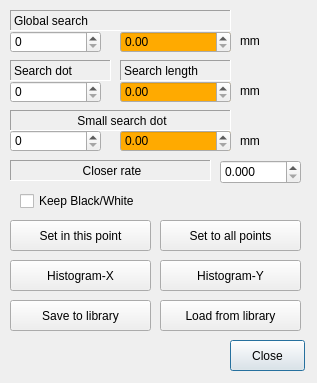
<?xml version="1.0" encoding="UTF-8"?>
<ui version="4.0">
 <class>AdjustAlignmentFlexAreaForm</class>
 <widget class="QWidget" name="AdjustAlignmentFlexAreaForm">
  <property name="geometry">
   <rect>
    <x>0</x>
    <y>0</y>
    <width>317</width>
    <height>383</height>
   </rect>
  </property>
  <property name="windowTitle">
   <string>Form</string>
  </property>
  <widget class="QPushButton" name="pushButtonClose">
   <property name="geometry">
    <rect>
     <x>230</x>
     <y>340</y>
     <width>75</width>
     <height>31</height>
    </rect>
   </property>
   <property name="text">
    <string>Close</string>
   </property>
   <property name="default">
    <bool>true</bool>
   </property>
  </widget>
  <widget class="QPushButton" name="pushButtonHistogramX">
   <property name="geometry">
    <rect>
     <x>10</x>
     <y>260</y>
     <width>141</width>
     <height>31</height>
    </rect>
   </property>
   <property name="text">
    <string>Histogram-X</string>
   </property>
  </widget>
  <widget class="QSpinBox" name="spinBoxSearchDot">
   <property name="geometry">
    <rect>
     <x>10</x>
     <y>81</y>
     <width>91</width>
     <height>22</height>
    </rect>
   </property>
   <property name="maximum">
    <number>999999</number>
   </property>
  </widget>
  <widget class="QPushButton" name="pushButtonSetAll">
   <property name="geometry">
    <rect>
     <x>160</x>
     <y>220</y>
     <width>141</width>
     <height>31</height>
    </rect>
   </property>
   <property name="text">
    <string>Set to all points</string>
   </property>
  </widget>
  <widget class="QLabel" name="label_2">
   <property name="geometry">
    <rect>
     <x>120</x>
     <y>60</y>
     <width>111</width>
     <height>21</height>
    </rect>
   </property>
   <property name="frameShape">
    <enum>QFrame::Shape::Panel</enum>
   </property>
   <property name="frameShadow">
    <enum>QFrame::Shadow::Sunken</enum>
   </property>
   <property name="text">
    <string>Search length</string>
   </property>
  </widget>
  <widget class="QLabel" name="labelUnitName">
   <property name="geometry">
    <rect>
     <x>240</x>
     <y>80</y>
     <width>51</width>
     <height>21</height>
    </rect>
   </property>
   <property name="frameShape">
    <enum>QFrame::Shape::NoFrame</enum>
   </property>
   <property name="frameShadow">
    <enum>QFrame::Shadow::Plain</enum>
   </property>
   <property name="text">
    <string>mm</string>
   </property>
  </widget>
  <widget class="QDoubleSpinBox" name="doubleSpinBoxSearchDotUnit">
   <property name="geometry">
    <rect>
     <x>120</x>
     <y>81</y>
     <width>111</width>
     <height>22</height>
    </rect>
   </property>
   <property name="palette">
    <palette>
     <active>
      <colorrole role="Base">
       <brush brushstyle="SolidPattern">
        <color alpha="255">
         <red>255</red>
         <green>170</green>
         <blue>0</blue>
        </color>
       </brush>
      </colorrole>
     </active>
     <inactive>
      <colorrole role="Base">
       <brush brushstyle="SolidPattern">
        <color alpha="255">
         <red>255</red>
         <green>170</green>
         <blue>0</blue>
        </color>
       </brush>
      </colorrole>
     </inactive>
     <disabled>
      <colorrole role="Base">
       <brush brushstyle="SolidPattern">
        <color alpha="255">
         <red>240</red>
         <green>240</green>
         <blue>240</blue>
        </color>
       </brush>
      </colorrole>
     </disabled>
    </palette>
   </property>
   <property name="maximum">
    <double>99999999.000000000000000</double>
   </property>
  </widget>
  <widget class="QLabel" name="label">
   <property name="geometry">
    <rect>
     <x>10</x>
     <y>60</y>
     <width>101</width>
     <height>21</height>
    </rect>
   </property>
   <property name="frameShape">
    <enum>QFrame::Shape::Panel</enum>
   </property>
   <property name="frameShadow">
    <enum>QFrame::Shadow::Sunken</enum>
   </property>
   <property name="text">
    <string>Search dot</string>
   </property>
  </widget>
  <widget class="QPushButton" name="pushButtonSetOne">
   <property name="geometry">
    <rect>
     <x>10</x>
     <y>220</y>
     <width>141</width>
     <height>31</height>
    </rect>
   </property>
   <property name="text">
    <string>Set in this point</string>
   </property>
  </widget>
  <widget class="QPushButton" name="pushButtonHistogramY">
   <property name="geometry">
    <rect>
     <x>160</x>
     <y>260</y>
     <width>141</width>
     <height>31</height>
    </rect>
   </property>
   <property name="text">
    <string>Histogram-Y</string>
   </property>
  </widget>
  <widget class="QLabel" name="label_3">
   <property name="geometry">
    <rect>
     <x>10</x>
     <y>10</y>
     <width>221</width>
     <height>21</height>
    </rect>
   </property>
   <property name="frameShape">
    <enum>QFrame::Shape::Panel</enum>
   </property>
   <property name="frameShadow">
    <enum>QFrame::Shadow::Sunken</enum>
   </property>
   <property name="text">
    <string>Global search</string>
   </property>
  </widget>
  <widget class="QSpinBox" name="spinBoxGlobalSearchDot">
   <property name="geometry">
    <rect>
     <x>10</x>
     <y>31</y>
     <width>91</width>
     <height>22</height>
    </rect>
   </property>
   <property name="maximum">
    <number>999999</number>
   </property>
  </widget>
  <widget class="QDoubleSpinBox" name="doubleSpinBoxGlobalSearchDotUnit">
   <property name="geometry">
    <rect>
     <x>120</x>
     <y>31</y>
     <width>111</width>
     <height>22</height>
    </rect>
   </property>
   <property name="palette">
    <palette>
     <active>
      <colorrole role="Base">
       <brush brushstyle="SolidPattern">
        <color alpha="255">
         <red>255</red>
         <green>170</green>
         <blue>0</blue>
        </color>
       </brush>
      </colorrole>
     </active>
     <inactive>
      <colorrole role="Base">
       <brush brushstyle="SolidPattern">
        <color alpha="255">
         <red>255</red>
         <green>170</green>
         <blue>0</blue>
        </color>
       </brush>
      </colorrole>
     </inactive>
     <disabled>
      <colorrole role="Base">
       <brush brushstyle="SolidPattern">
        <color alpha="255">
         <red>240</red>
         <green>240</green>
         <blue>240</blue>
        </color>
       </brush>
      </colorrole>
     </disabled>
    </palette>
   </property>
   <property name="maximum">
    <double>99999999.000000000000000</double>
   </property>
  </widget>
  <widget class="QLabel" name="labelUnitName_2">
   <property name="geometry">
    <rect>
     <x>240</x>
     <y>30</y>
     <width>51</width>
     <height>21</height>
    </rect>
   </property>
   <property name="frameShape">
    <enum>QFrame::Shape::NoFrame</enum>
   </property>
   <property name="frameShadow">
    <enum>QFrame::Shadow::Plain</enum>
   </property>
   <property name="text">
    <string>mm</string>
   </property>
  </widget>
  <widget class="QCheckBox" name="checkBoxKeepBW">
   <property name="geometry">
    <rect>
     <x>20</x>
     <y>190</y>
     <width>291</width>
     <height>22</height>
    </rect>
   </property>
   <property name="text">
    <string>Keep Black/White</string>
   </property>
  </widget>
  <widget class="QLabel" name="label_23">
   <property name="geometry">
    <rect>
     <x>10</x>
     <y>110</y>
     <width>221</width>
     <height>21</height>
    </rect>
   </property>
   <property name="frameShape">
    <enum>QFrame::Shape::Panel</enum>
   </property>
   <property name="frameShadow">
    <enum>QFrame::Shadow::Sunken</enum>
   </property>
   <property name="text">
    <string>Small search dot</string>
   </property>
   <property name="alignment">
    <set>Qt::AlignmentFlag::AlignCenter|Qt::AlignmentFlag::AlignHCenter|Qt::AlignmentFlag::AlignLeading|Qt::AlignmentFlag::AlignLeft|Qt::AlignmentFlag::AlignVCenter</set>
   </property>
  </widget>
  <widget class="QSpinBox" name="EditSmallSearch">
   <property name="geometry">
    <rect>
     <x>10</x>
     <y>130</y>
     <width>91</width>
     <height>22</height>
    </rect>
   </property>
   <property name="minimum">
    <number>0</number>
   </property>
   <property name="maximum">
    <number>99999999</number>
   </property>
  </widget>
  <widget class="QLabel" name="label_22">
   <property name="geometry">
    <rect>
     <x>10</x>
     <y>160</y>
     <width>201</width>
     <height>21</height>
    </rect>
   </property>
   <property name="frameShape">
    <enum>QFrame::Shape::Panel</enum>
   </property>
   <property name="frameShadow">
    <enum>QFrame::Shadow::Sunken</enum>
   </property>
   <property name="text">
    <string>Closer rate</string>
   </property>
   <property name="alignment">
    <set>Qt::AlignmentFlag::AlignCenter|Qt::AlignmentFlag::AlignHCenter|Qt::AlignmentFlag::AlignLeading|Qt::AlignmentFlag::AlignLeft|Qt::AlignmentFlag::AlignVCenter</set>
   </property>
  </widget>
  <widget class="QDoubleSpinBox" name="doubleSpinBoxCloserRate">
   <property name="geometry">
    <rect>
     <x>220</x>
     <y>160</y>
     <width>81</width>
     <height>24</height>
    </rect>
   </property>
   <property name="decimals">
    <number>3</number>
   </property>
   <property name="maximum">
    <double>1.000000000000000</double>
   </property>
  </widget>
  <widget class="QPushButton" name="pushButtonSaveLibrary">
   <property name="geometry">
    <rect>
     <x>10</x>
     <y>300</y>
     <width>141</width>
     <height>31</height>
    </rect>
   </property>
   <property name="text">
    <string>Save to library</string>
   </property>
  </widget>
  <widget class="QPushButton" name="pushButtonLoadLibrary">
   <property name="geometry">
    <rect>
     <x>160</x>
     <y>300</y>
     <width>141</width>
     <height>31</height>
    </rect>
   </property>
   <property name="text">
    <string>Load from library</string>
   </property>
  </widget>
  <widget class="QDoubleSpinBox" name="doubleSpinBoxSmallSearchUnit">
   <property name="geometry">
    <rect>
     <x>120</x>
     <y>130</y>
     <width>111</width>
     <height>22</height>
    </rect>
   </property>
   <property name="palette">
    <palette>
     <active>
      <colorrole role="Base">
       <brush brushstyle="SolidPattern">
        <color alpha="255">
         <red>255</red>
         <green>170</green>
         <blue>0</blue>
        </color>
       </brush>
      </colorrole>
     </active>
     <inactive>
      <colorrole role="Base">
       <brush brushstyle="SolidPattern">
        <color alpha="255">
         <red>255</red>
         <green>170</green>
         <blue>0</blue>
        </color>
       </brush>
      </colorrole>
     </inactive>
     <disabled>
      <colorrole role="Base">
       <brush brushstyle="SolidPattern">
        <color alpha="255">
         <red>240</red>
         <green>240</green>
         <blue>240</blue>
        </color>
       </brush>
      </colorrole>
     </disabled>
    </palette>
   </property>
   <property name="maximum">
    <double>99999999.000000000000000</double>
   </property>
  </widget>
  <widget class="QLabel" name="labelUnitName_3">
   <property name="geometry">
    <rect>
     <x>240</x>
     <y>130</y>
     <width>51</width>
     <height>21</height>
    </rect>
   </property>
   <property name="frameShape">
    <enum>QFrame::Shape::NoFrame</enum>
   </property>
   <property name="frameShadow">
    <enum>QFrame::Shadow::Plain</enum>
   </property>
   <property name="text">
    <string>mm</string>
   </property>
  </widget>
 </widget>
 <resources/>
 <connections/>
</ui>
